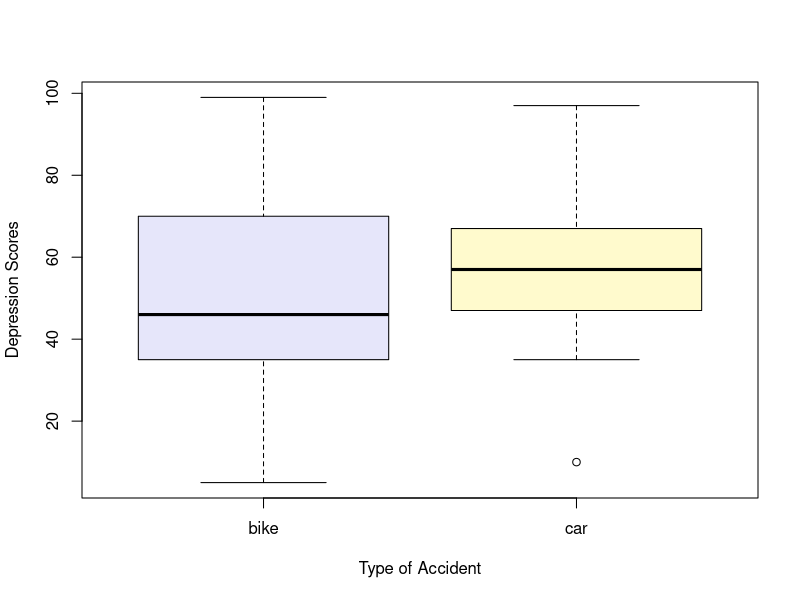

Source code (R):
## ---- chunk 1
library(tidyverse)
## ---- chunk 2
bike = c(45, 39, 25, 47, 49, 5, 70, 99, 74, 37, 99, 35, 8, 59)

mean(bike)
median(bike)
max(bike) - min (bike)
sd(bike)
summary(bike)
## ---- chunk 3
car = c(67, 50, 85, 43, 64, 35, 47, 97, 58, 58, 10, 56, 50)

mean(car)
median(car)
max(car) - min(car)
sd(car)
summary(car)
## ---- chunk 4
crash_history = cbind(bike, car)
## ---- chunk 5
boxplot(
  crash_history, 
  title = "Boxplot of Depression Scores by Type of Accident", 
  ylab = "Depression Scores", 
  xlab = "Type of Accident",
  col = c("lavender", "lemonchiffon") 
)
## ---- chunk 6
P_D = 0.05
P_P_given_D = 0.80
P_P_given_no_D = 0.10
## ---- chunk 7
P_no_D = 1 - P_D
## ---- chunk 8
P_P = (P_P_given_D * P_D) + (P_P_given_no_D * P_no_D)
## ---- chunk 9
P_D_given_P = (P_P_given_D * P_D)/(P_P)
